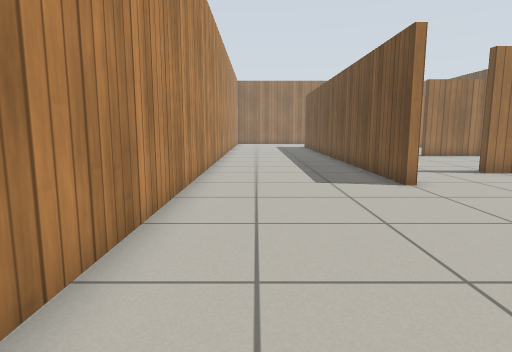
view 1 (above)

16 first-person views from a walk through a robot-simulator world made for Gazebo. The camera is 0.72 m above the floor, tilts 8° down and sees 75° across. The floor is counted in squares, 0.5 m on a side. Each view is taken from the middle of a square. On the plan, view 1 faces up. The plan holds only what a view shows up to about 15 squares ahead; the rest is blank. The place goes on beyond the plan. Gazebo's built-in surfaces are drawn with simple patterns.

view 2
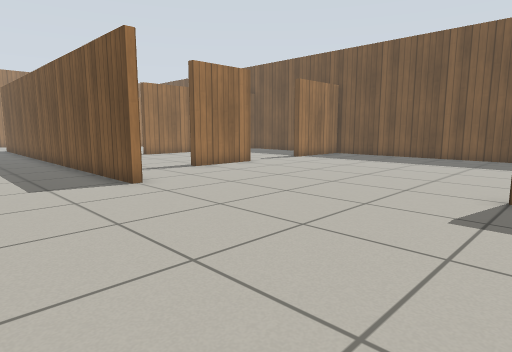

view 3
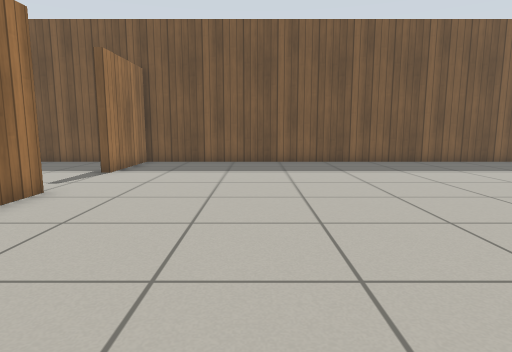

view 4
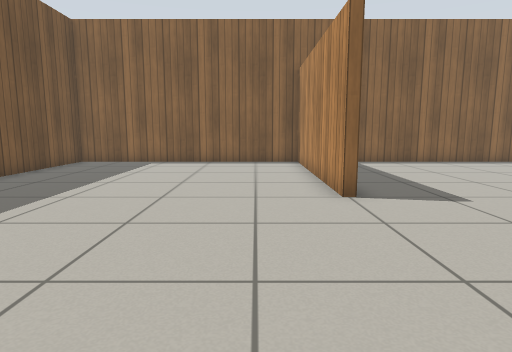

view 5
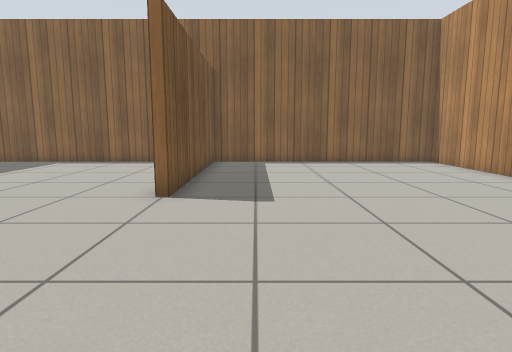

view 6
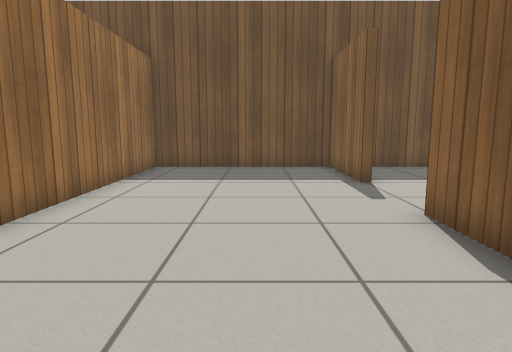

view 7
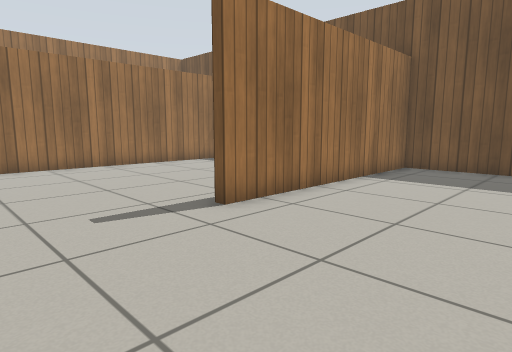

view 8
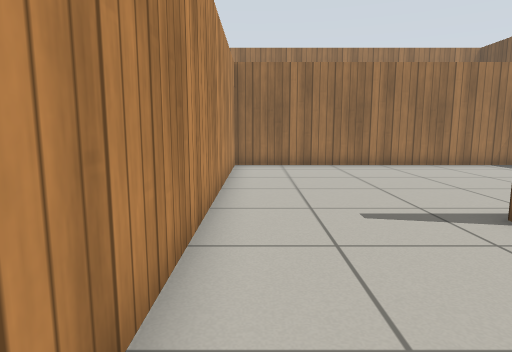

view 9
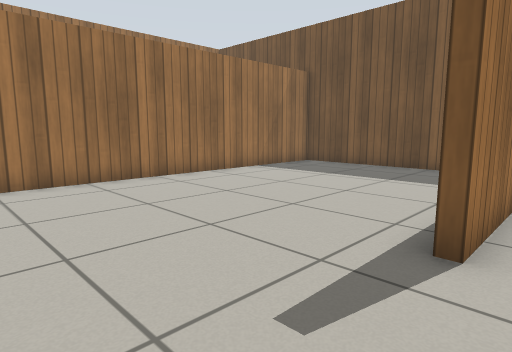

view 10
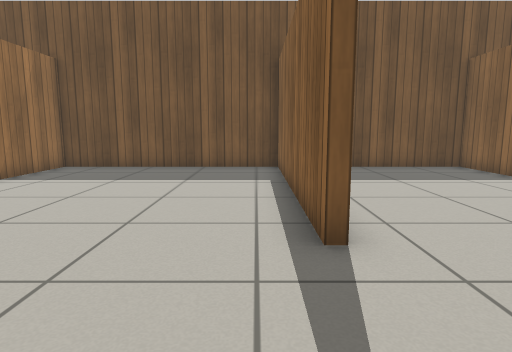

view 11
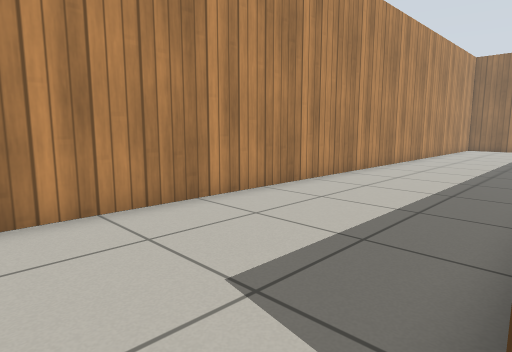

view 12
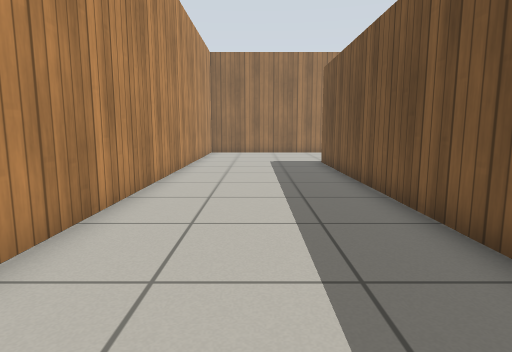

view 13
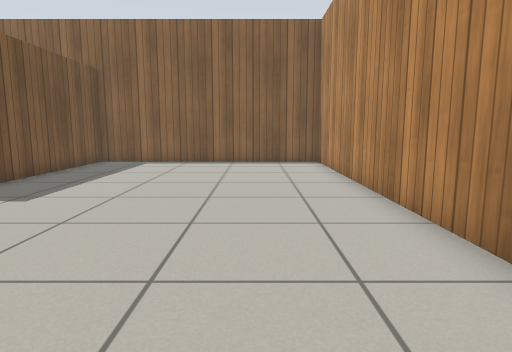

view 14
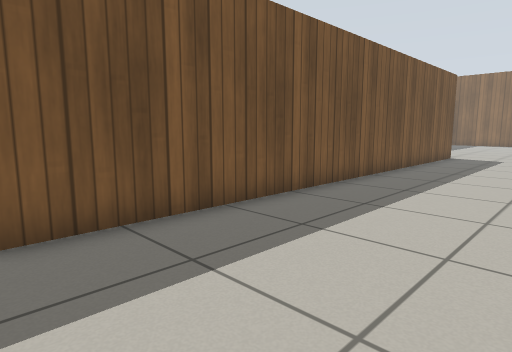

view 15
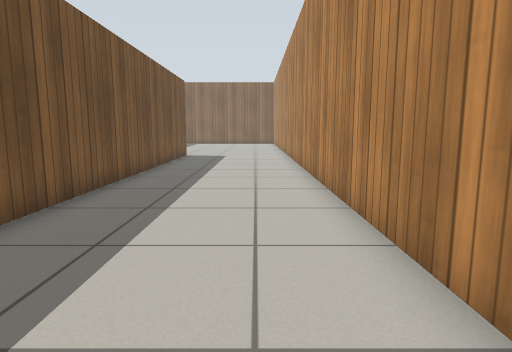

view 16
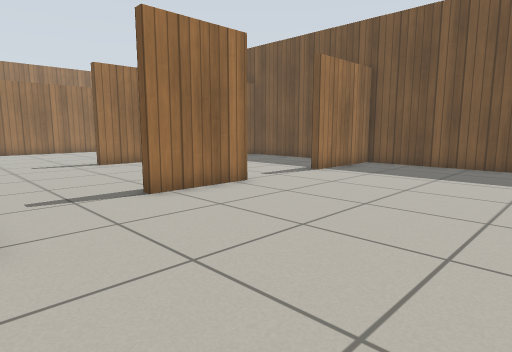

### Floor plan
Points are (right, up) in squares from view 1. A wall is a line through its corners. A room is listed if a view was taken in it or the views show most of it. See-through windows are left out.
Room 1 (views 1, 2, 3, 4, 5, 6, 7, 8, 9, 11, 12, 13, 14, 15, 16)
walls: (4.2, 8.5) (3.8, 8.5) (3.8, 26.5); (8.5, 11.1) (10.5, 11.1); (10.6, 10.8) (7.5, 10.8) (7.5, 11.2); (4.2, 17.4) (4.2, 14); (-1.7, 27.4) (-1.7, -6.7) (7.8, -6.7) (7.8, 1) (8.1, 1) (8.1, -6.7) (17.8, -6.7) (17.8, 10.8) (14, 10.8) (14, 11.1) (17.8, 11.1) (17.8, 17.8) (9, 17.8)
ways out: opening at (6.5, 18) to room 2
Room 2 (view 10)
walls: (9, 17.8) (9, 18.1) (17.8, 18.1) (17.8, 26.3) (4.2, 26.3) (4.2, 17.4)
ways out: opening at (6.5, 18) to room 1

Where each view was taken, in squares from view 1:
view 1: 0 up, 0 right, facing up
view 2: 0 up, 0 right, facing up-right
view 3: 6 up, 3 right, facing right
view 4: 8 up, 10 right, facing down
view 5: 8 up, 6 right, facing down
view 6: 14 up, 5 right, facing right
view 7: 13 up, 5 right, facing up-right
view 8: 13 up, 5 right, facing up
view 9: 17 up, 5 right, facing up-right
view 10: 19 up, 5 right, facing right
view 11: 7 up, 4 right, facing up-left
view 12: 12 up, 1 right, facing up
view 13: 8 up, 1 right, facing down
view 14: 27 up, 1 left, facing down-right
view 15: 27 up, 0 right, facing down
view 16: 4 up, 4 right, facing up-right
